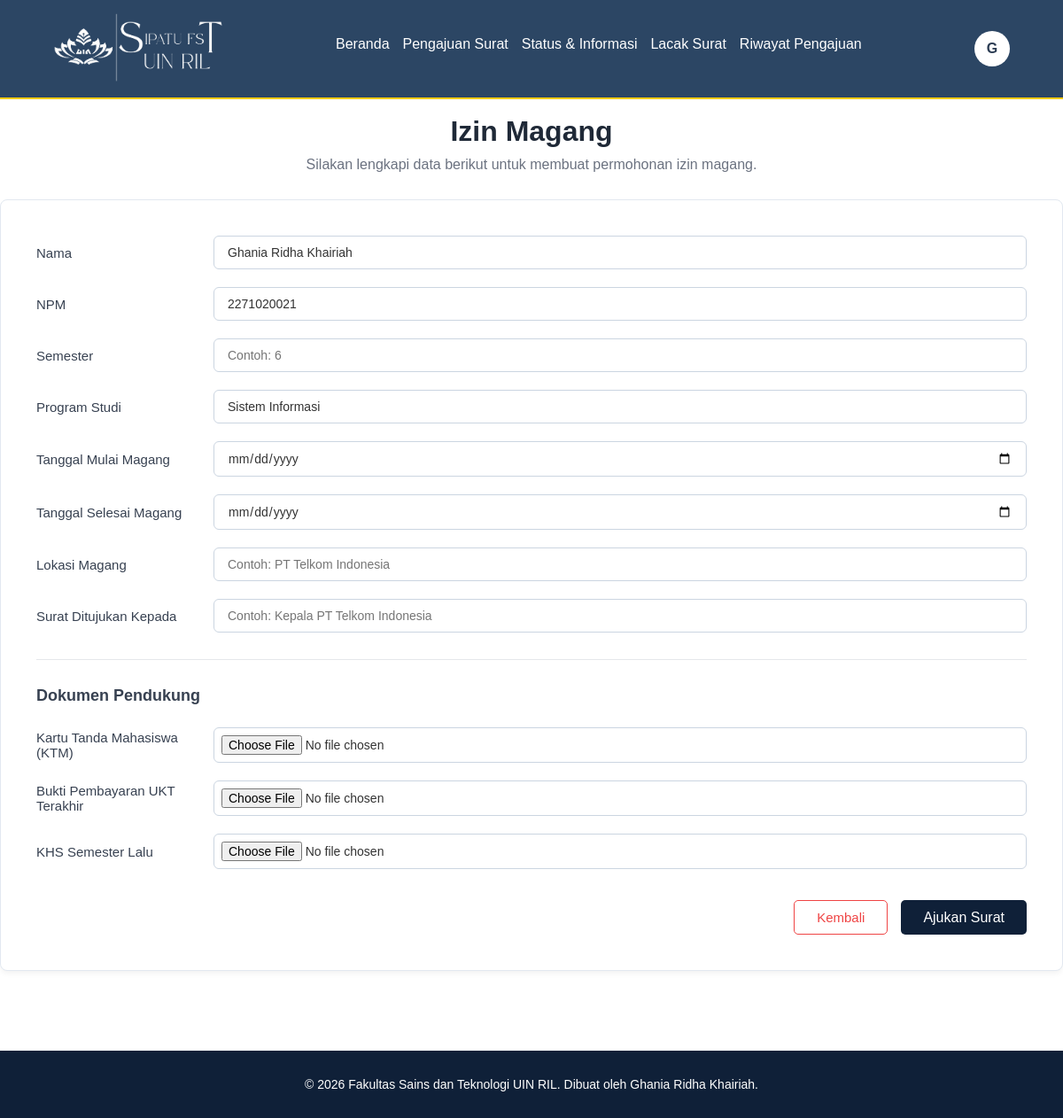
The page /mhs_form_surat_magang.php (signed in) on the database its author committed.
### tables this page shows
CREATE TABLE `jenis_surat` (
  `id_jenis` int(11) NOT NULL,
  `nama_surat` varchar(100) NOT NULL,
  `kode_surat` varchar(20) NOT NULL,
  `deskripsi` text DEFAULT NULL,
  `file_template` varchar(255) DEFAULT NULL,
  `status` tinyint(1) DEFAULT 1,
  `isi_template` longtext DEFAULT NULL
);

CREATE TABLE `mahasiswa` (
  `id_mhs` int(11) NOT NULL,
  `npm` varchar(15) NOT NULL,
  `nama_mhs` varchar(100) NOT NULL,
  `password` varchar(255) NOT NULL,
  `email` varchar(100) NOT NULL,
  `id_prodi` int(11) DEFAULT NULL,
  `status` tinyint(1) DEFAULT 0,
  `id_pa` int(11) DEFAULT NULL,
  `id_pb1` int(11) DEFAULT NULL,
  `id_pb2` int(11) DEFAULT NULL
);

### mhs_form_surat_magang.php (the view, shortened to what this page needs)
<?php
include "koneksi.php";
$id_mhs = $_SESSION['id_mhs'];
$id_jenis = $_GET['id_jenis'] ?? 4;
$surat = mysqli_fetch_assoc(mysqli_query($koneksi, "
    SELECT * FROM jenis_surat
    WHERE id_jenis = '$id_jenis'
"));
$mhs = mysqli_fetch_assoc(mysqli_query($koneksi, "
    SELECT * FROM mahasiswa
    WHERE id_mhs = '$id_mhs'
"));
?>
<!DOCTYPE html>
<html lang="id">
<head>
    <link rel="stylesheet" href="style.css?v=<?= time(); ?>">
    <link rel="stylesheet" href="https://cdnjs.cloudflare.com/ajax/libs/font-awesome/7.0.1/css/all.min.css">
</head>
<body>
    <nav class="navbar">
        <a href="#" class="navbar-logo">
            <img src="images/logo2.png" alt="navbar-logo">
        </a>
        <div class="navbar-nav">
            <a href="mhs_beranda.php#home">Beranda</a>
            <a href="mhs_beranda.php#services">Pengajuan Surat</a>
            <a href="mhs_beranda.php#status-info">Status & Informasi</a>
            <a href="mhs_lacak.php">Lacak Surat</a>
            <a href="mhs_riwayat.php">Riwayat Pengajuan</a>
        </div>
        <div class="navbar-extra">
            <div class="user-menu-container">
                <?php
                $namaLengkap = isset($_SESSION['nama_lengkap']) ? $_SESSION['nama_lengkap'] : 'Pengguna';
                $inisial = '';
                $namaParts = explode(' ', $namaLengkap);
                if (!empty($namaParts)) {
                    $inisial = strtoupper(substr($namaParts[0], 0, 1));
                }
                ?>
                <button id="user-btn" class="user-btn">
                    <span class="avatar-inisial"><?= htmlspecialchars($inisial) ?></span>
                </button>
            </div>
        </div>
    </nav>
    <div class="generate-wrapper">
        <div class="page-header">
            <h1><?= htmlspecialchars($surat['nama_surat']); ?></h1>
            <p>Silakan lengkapi data berikut untuk membuat permohonan izin magang.</p>
        </div>
        <div class="generate-card">
            <form action="proses_generate_magang.php" method="POST" enctype="multipart/form-data" onsubmit="confirmAjukanSurat(event)">
                <div class="form-group">
                    <label>Nama</label>
                    <input type="text"
                        class="form-control input-readonly"
                        value="<?= htmlspecialchars($mhs['nama_mhs']); ?>"
                        readonly>
                </div>
                <div class="form-group">
                    <label>NPM</label>
                    <input type="text"
                        class="form-control input-readonly"
                        value="<?= htmlspecialchars($mhs['npm']); ?>"
                        readonly>
                </div>
                <div class="form-group">
                    <label>Semester</label>
                    <input type="number"
                        name="semester"
                        placeholder="Contoh: 6"
                        min="3"
                        max="14" required>
                </div>
                <div class="form-group">
                    <label>Program Studi</label>
                    <input type="text"
                        class="form-control input-readonly flex-2"
                        value="<?= htmlspecialchars($mhs['nama_prodi'] ?? 'Sistem Informasi'); ?>"
                        readonly>
                </div>
                <div class="form-group">
                    <label>Tanggal Mulai Magang</label>
                    <input type="date"
                        name="tanggal_mulai_magang"
                        required>
                </div>
                <div class="form-group">
                    <label>Tanggal Selesai Magang</label>
                    <input type="date"
                        name="tanggal_selesai_magang"
                        required>
                </div>
                <div class="form-group">
                    <label>Lokasi Magang</label>
                    <input type="text" name="lokasi_magang" placeholder="Contoh: PT Telkom Indonesia" required>
                </div>
                <div class="form-group">
                    <label>Surat Ditujukan Kepada</label>
                    <input type="text" name="surat_ditujukan" placeholder="Contoh: Kepala PT Telkom Indonesia" required>
                </div>
                <hr style="margin: 30px 0; border: 0; border-top: 1px solid #e5e7eb;">
                <h3 class="section-title">Dokumen Pendukung</h3>
                <div class="form-group">
                    <label>Kartu Tanda Mahasiswa (KTM)</label>
                    <input type="file" name="ktm" accept=".pdf,.jpg,.jpeg,.png" required>
                </div>
                <div class="form-group">
                    <label>Bukti Pembayaran UKT Terakhir</label>
                    <input type="file" name="bukti_ukt" accept=".pdf,.jpg,.jpeg,.png" required>
                </div>
                <div class="form-group">
                    <label>KHS Semester Lalu</label>
                    <input type="file" name="khs" accept=".pdf,.jpg,.jpeg,.png" required>
                </div>
                <div class="form-actions">
                    <a href="mhs_daftar_surat_akademik.php" class="btn-back-form" onclick="confirmBatalAjukanSurat(event, this.href)">
                        Kembali
                    </a>
                    <button type="submit" class="btn-generate">
                        Ajukan Surat
                    </button>
                </div>
            </form>
        </div>
    </div>
    <footer class="footer-form-minimal">
        <p>&copy; 2026 Fakultas Sains dan Teknologi UIN RIL. Dibuat oleh Ghania Ridha Khairiah.</p>
    </footer>
</body>
</html>

### style.css (style rules this page uses)
html { scroll-behavior: smooth; scroll-padding-top: 100px; }
* { margin: 0; padding: 0; box-sizing: border-box; }
body { font-family: "Montserrat", sans-serif; min-height: 100vh; }
.navbar { background-color: #2c4664; border-bottom: 2px solid #ffcc00; display: flex; justify-content: space-between; align-items: center; padding: 0.8rem 5%; position: fixed; top: 0; left: 0; right: 0; z-index: 1060; }
.navbar .navbar-nav { display: flex; align-items: center; gap: 15px; }
.navbar .navbar-nav a { color: #fff; display: inline-block; text-decoration: none; font-size: 1rem; }
.navbar .navbar-nav a::after { content: ""; display: block; padding-bottom: 0.5rem; border-bottom: 0.1rem solid #ffcc00; transform: scaleX(0); transition: 0.2s linear; }
.user-menu-container { position: relative; display: inline-block; font-family: sans-serif; }
.avatar-inisial { display: inline-flex; align-items: center; justify-content: center; width: 40px; height: 40px; border-radius: 50%; background-color: #ffffff; color: #2b3c53; font-weight: bold; font-size: 16px; text-transform: uppercase; }
.user-btn { background: none; border: none; color: white; font-size: 28px; cursor: pointer; padding: 0; display: flex; align-items: center; }
.navbar-logo img { width: auto; height: 80px; max-width: 100%; }
.footer-form-minimal { text-align: center; padding: 30px 20px; margin-top: 40px; background-color: #0f2038; }
.footer-form-minimal p { color: #ffffff; font-size: 14px; margin-top: auto; }
.generate-wrapper { padding-top: 130px; padding-bottom: 50px; max-width: 1200px; margin: 0 auto; }
.page-header { text-align: center; margin-bottom: 30px; }
.page-header h1 { font-size: 32px; color: #1f2937; margin-bottom: 10px; text-align: center; }
.page-header p { color: #6b7280; font-size: 16px; }
.generate-card { background-color: #ffffff; border: 1px solid #e2e8f0; border-radius: 8px; padding: 40px; box-shadow: 0 4px 6px -1px rgba(0, 0, 0, 0.05); }
.section-title { font-size: 18px; color: #374151; margin-bottom: 25px; }
.form-group { display: flex; flex-direction: row; align-items: center; margin-bottom: 20px; }
.form-group label { flex: 0 0 25%; max-width: 200px; color: #374151; font-size: 15px; padding-right: 15px; }
.form-group input[type="text"], .form-group input[type="number"], .form-group input[type="date"], .form-group input[type="file"], .form-group select, .form-group textarea { flex: 1; padding: 10px 15px; border: 1px solid #cbd5e1; border-radius: 6px; font-size: 14px; color: #333; background-color: #ffffff; transition: all 0.3s ease; width: 100%; box-sizing: border-box; font-family: inherit; }
.form-group input[type="file"] { padding: 8px; }
.form-group .flex-2 { flex: 2; }
.form-group .input-readonly { background-color: #f1f5f9; cursor: not-allowed; }
.form-actions { display: flex; justify-content: flex-end; gap: 15px; margin-top: 35px; }
.btn-generate { min-width: 90px; border: none; background-color: #0f2038; color: #ffffff; border-radius: 5px; padding: 8px 20px; font-size: 1rem; font-weight: normal; cursor: pointer; transition: background-color 0.2s ease-in-out; }
.btn-back-form { background-color: #ffffff; color: #ef4444; padding: 10px 24px; text-decoration: none; border-radius: 6px; font-size: 15px; font-weight: 600; border: 1px solid #ef4444; transition: all 0.3s ease; }
.btn-generate, .btn-back-form { padding: 10px 25px; text-decoration: none; border-radius: 5px; font-weight: 500; }

### rows shown on the page
jenis_surat: nama_surat "Izin Magang"
mahasiswa: nama_mhs "Ghania Ridha Khairiah", npm "2271020021"

### other values the page prints
$inisial "G"
